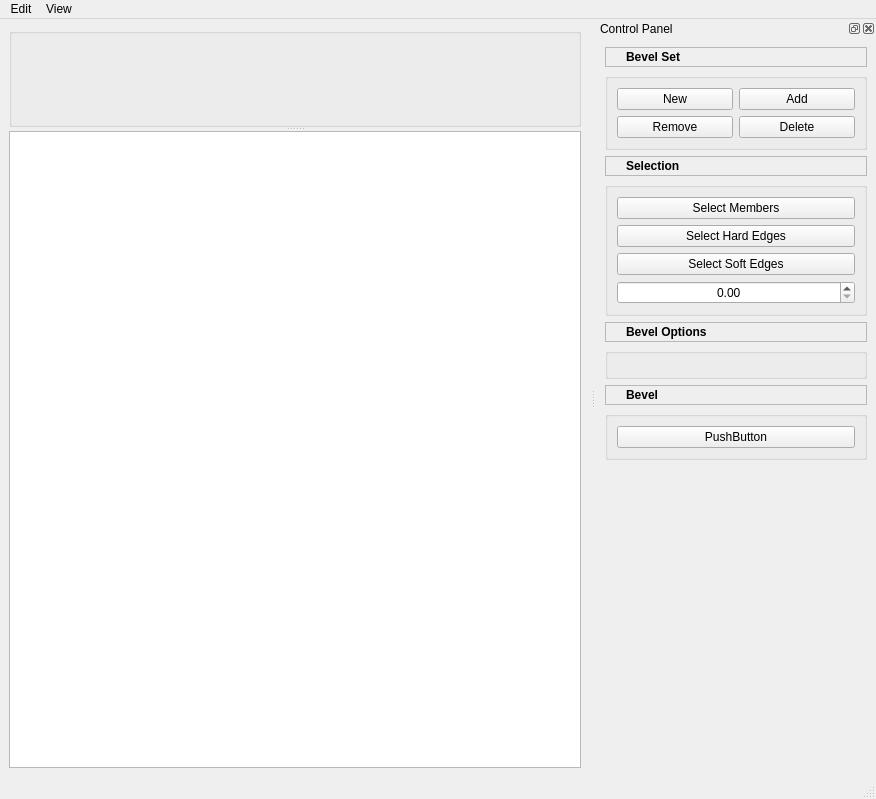
<?xml version="1.0" encoding="UTF-8"?>
<ui version="4.0">
 <class>MWBevelToolMainWindow</class>
 <widget class="QMainWindow" name="MWBevelToolMainWindow">
  <property name="geometry">
   <rect>
    <x>0</x>
    <y>0</y>
    <width>876</width>
    <height>799</height>
   </rect>
  </property>
  <property name="windowTitle">
   <string>Mindwalk Bevel Tool</string>
  </property>
  <widget class="QWidget" name="centralwidget">
   <layout class="QGridLayout" name="gridLayout_2">
    <item row="0" column="0">
     <widget class="QSplitter" name="splitter">
      <property name="orientation">
       <enum>Qt::Vertical</enum>
      </property>
      <widget class="QGroupBox" name="toolbarGroupBox">
       <property name="title">
        <string/>
       </property>
       <property name="flat">
        <bool>true</bool>
       </property>
       <property name="checkable">
        <bool>false</bool>
       </property>
      </widget>
      <widget class="QTreeView" name="bevelSetTreeView">
       <property name="selectionMode">
        <enum>QAbstractItemView::SingleSelection</enum>
       </property>
       <property name="textElideMode">
        <enum>Qt::ElideNone</enum>
       </property>
       <property name="indentation">
        <number>0</number>
       </property>
       <property name="wordWrap">
        <bool>false</bool>
       </property>
       <attribute name="headerMinimumSectionSize">
        <number>50</number>
       </attribute>
      </widget>
     </widget>
    </item>
   </layout>
  </widget>
  <widget class="QMenuBar" name="menubar">
   <property name="geometry">
    <rect>
     <x>0</x>
     <y>0</y>
     <width>876</width>
     <height>21</height>
    </rect>
   </property>
   <widget class="QMenu" name="editMenu">
    <property name="title">
     <string>Edit</string>
    </property>
   </widget>
   <widget class="QMenu" name="viewMenu">
    <property name="title">
     <string>View</string>
    </property>
   </widget>
   <addaction name="editMenu"/>
   <addaction name="viewMenu"/>
  </widget>
  <widget class="QStatusBar" name="statusbar"/>
  <widget class="QDockWidget" name="controlDock">
   <property name="minimumSize">
    <size>
     <width>280</width>
     <height>423</height>
    </size>
   </property>
   <property name="allowedAreas">
    <set>Qt::LeftDockWidgetArea|Qt::RightDockWidgetArea</set>
   </property>
   <property name="windowTitle">
    <string>Control Panel</string>
   </property>
   <attribute name="dockWidgetArea">
    <number>2</number>
   </attribute>
   <widget class="QWidget" name="dockWidgetContents_2">
    <layout class="QVBoxLayout" name="verticalLayout_3">
     <item>
      <widget class="QLabel" name="bevelSetLabel">
       <property name="minimumSize">
        <size>
         <width>0</width>
         <height>20</height>
        </size>
       </property>
       <property name="maximumSize">
        <size>
         <width>16777215</width>
         <height>30</height>
        </size>
       </property>
       <property name="frameShape">
        <enum>QFrame::StyledPanel</enum>
       </property>
       <property name="frameShadow">
        <enum>QFrame::Plain</enum>
       </property>
       <property name="text">
        <string>&lt;html&gt;&lt;head/&gt;&lt;body&gt;&lt;p&gt;&lt;span style=&quot; font-weight:600;&quot;&gt;Bevel Set&lt;/span&gt;&lt;/p&gt;&lt;/body&gt;&lt;/html&gt;</string>
       </property>
       <property name="textFormat">
        <enum>Qt::RichText</enum>
       </property>
       <property name="wordWrap">
        <bool>false</bool>
       </property>
       <property name="indent">
        <number>20</number>
       </property>
      </widget>
     </item>
     <item>
      <widget class="QGroupBox" name="bevelSetGroupBox">
       <property name="title">
        <string/>
       </property>
       <property name="flat">
        <bool>true</bool>
       </property>
       <property name="checkable">
        <bool>false</bool>
       </property>
       <layout class="QGridLayout" name="gridLayout">
        <item row="0" column="0">
         <widget class="QPushButton" name="newBevelSetButton">
          <property name="text">
           <string>New</string>
          </property>
         </widget>
        </item>
        <item row="0" column="1">
         <widget class="QPushButton" name="addMemberButton">
          <property name="text">
           <string>Add</string>
          </property>
         </widget>
        </item>
        <item row="1" column="0">
         <widget class="QPushButton" name="removeMemberButton">
          <property name="text">
           <string>Remove</string>
          </property>
         </widget>
        </item>
        <item row="1" column="1">
         <widget class="QPushButton" name="deleteBevelSetbutton">
          <property name="text">
           <string>Delete</string>
          </property>
         </widget>
        </item>
       </layout>
      </widget>
     </item>
     <item>
      <widget class="QLabel" name="selectionLabel">
       <property name="minimumSize">
        <size>
         <width>0</width>
         <height>20</height>
        </size>
       </property>
       <property name="maximumSize">
        <size>
         <width>16777215</width>
         <height>30</height>
        </size>
       </property>
       <property name="frameShape">
        <enum>QFrame::StyledPanel</enum>
       </property>
       <property name="frameShadow">
        <enum>QFrame::Plain</enum>
       </property>
       <property name="text">
        <string>&lt;html&gt;&lt;head/&gt;&lt;body&gt;&lt;p&gt;&lt;span style=&quot; font-weight:600;&quot;&gt;Selection&lt;/span&gt;&lt;/p&gt;&lt;/body&gt;&lt;/html&gt;</string>
       </property>
       <property name="textFormat">
        <enum>Qt::RichText</enum>
       </property>
       <property name="indent">
        <number>20</number>
       </property>
      </widget>
     </item>
     <item>
      <widget class="QGroupBox" name="selectionGroupBox">
       <property name="title">
        <string/>
       </property>
       <property name="flat">
        <bool>true</bool>
       </property>
       <layout class="QVBoxLayout" name="verticalLayout">
        <item>
         <widget class="QPushButton" name="selectMembersButton">
          <property name="text">
           <string>Select Members</string>
          </property>
         </widget>
        </item>
        <item>
         <widget class="QPushButton" name="selectHardEdgesButton">
          <property name="text">
           <string>Select Hard Edges</string>
          </property>
         </widget>
        </item>
        <item>
         <widget class="QPushButton" name="selectSoftEdgesButton">
          <property name="text">
           <string>Select Soft Edges</string>
          </property>
         </widget>
        </item>
        <item>
         <widget class="QDoubleSpinBox" name="doubleSpinBox">
          <property name="alignment">
           <set>Qt::AlignCenter</set>
          </property>
         </widget>
        </item>
       </layout>
      </widget>
     </item>
     <item>
      <widget class="QLabel" name="bevelOptionsLabel">
       <property name="minimumSize">
        <size>
         <width>0</width>
         <height>20</height>
        </size>
       </property>
       <property name="maximumSize">
        <size>
         <width>16777215</width>
         <height>30</height>
        </size>
       </property>
       <property name="frameShape">
        <enum>QFrame::StyledPanel</enum>
       </property>
       <property name="frameShadow">
        <enum>QFrame::Plain</enum>
       </property>
       <property name="text">
        <string>&lt;html&gt;&lt;head/&gt;&lt;body&gt;&lt;p&gt;&lt;span style=&quot; font-weight:600;&quot;&gt;Bevel Options&lt;/span&gt;&lt;/p&gt;&lt;/body&gt;&lt;/html&gt;</string>
       </property>
       <property name="textFormat">
        <enum>Qt::RichText</enum>
       </property>
       <property name="indent">
        <number>20</number>
       </property>
      </widget>
     </item>
     <item>
      <widget class="QGroupBox" name="bevelOptionsGroupBox">
       <property name="title">
        <string/>
       </property>
       <property name="flat">
        <bool>true</bool>
       </property>
      </widget>
     </item>
     <item>
      <widget class="QLabel" name="bevelLabel">
       <property name="minimumSize">
        <size>
         <width>0</width>
         <height>20</height>
        </size>
       </property>
       <property name="maximumSize">
        <size>
         <width>16777215</width>
         <height>30</height>
        </size>
       </property>
       <property name="frameShape">
        <enum>QFrame::StyledPanel</enum>
       </property>
       <property name="text">
        <string>&lt;html&gt;&lt;head/&gt;&lt;body&gt;&lt;p&gt;&lt;span style=&quot; font-weight:600;&quot;&gt;Bevel&lt;/span&gt;&lt;/p&gt;&lt;/body&gt;&lt;/html&gt;</string>
       </property>
       <property name="textFormat">
        <enum>Qt::RichText</enum>
       </property>
       <property name="indent">
        <number>20</number>
       </property>
      </widget>
     </item>
     <item>
      <widget class="QGroupBox" name="bevelGroupBox">
       <property name="title">
        <string/>
       </property>
       <property name="flat">
        <bool>true</bool>
       </property>
       <layout class="QVBoxLayout" name="verticalLayout_2">
        <item>
         <widget class="QPushButton" name="pushButton">
          <property name="text">
           <string>PushButton</string>
          </property>
         </widget>
        </item>
       </layout>
      </widget>
     </item>
     <item>
      <spacer name="verticalSpacer">
       <property name="orientation">
        <enum>Qt::Vertical</enum>
       </property>
       <property name="sizeHint" stdset="0">
        <size>
         <width>20</width>
         <height>409</height>
        </size>
       </property>
      </spacer>
     </item>
    </layout>
   </widget>
  </widget>
 </widget>
 <resources/>
 <connections/>
</ui>
